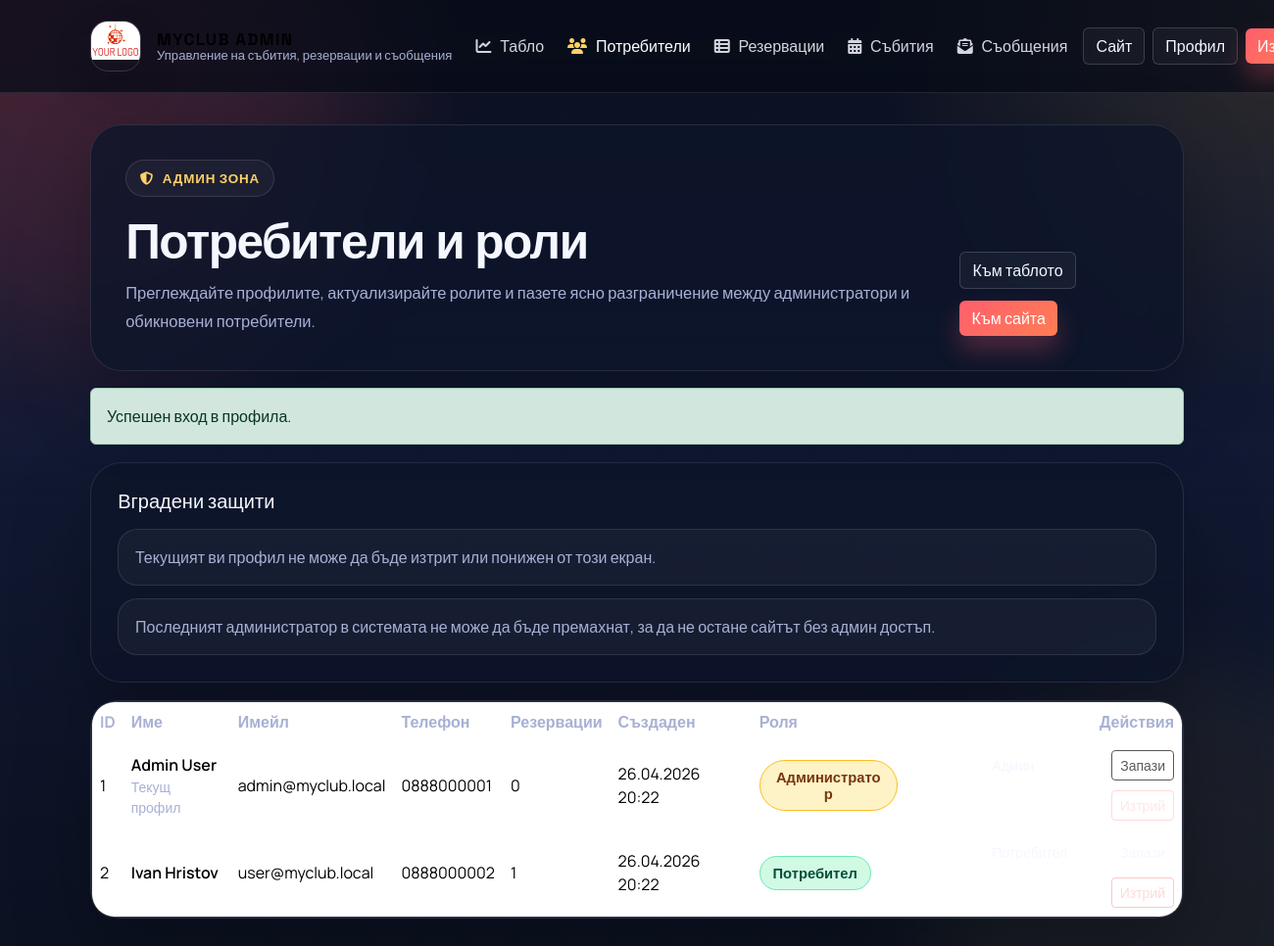
The app's page /CODE/admin/users.php (signed in) with its own data.
### tables this page shows
CREATE TABLE registered_person (
  id_person INT AUTO_INCREMENT PRIMARY KEY,
  first_name_person VARCHAR(100) NOT NULL,
  last_name_person VARCHAR(100) NOT NULL,
  email_person VARCHAR(255) NOT NULL UNIQUE,
  pass_person VARCHAR(255) NOT NULL,
  phone_number_person VARCHAR(20) NULL,
  role ENUM('admin', 'user') NOT NULL DEFAULT 'user',
  created_at DATETIME NOT NULL DEFAULT CURRENT_TIMESTAMP
);

### CODE/includes/bootstrap.php (called while the page is built, shortened)
<?php
function e(mixed $value): string
{
    return htmlspecialchars((string) $value, ENT_QUOTES | ENT_SUBSTITUTE, 'UTF-8');
}
function is_logged_in(): bool
{
    return isset($_SESSION['id_person']);
}
function current_user_id(): ?int
{
    return is_logged_in() ? (int) $_SESSION['id_person'] : null;
}
function format_datetime(?string $value, string $fallback = '-'): string
{
    try {
        $date = new DateTimeImmutable($value);
    } catch (Exception) {
        return $value;
    }
    return $date->format('d.m.Y H:i');
}

### CODE/admin/users.php (the view, shortened to what this page needs)
<?php
require_once dirname(__DIR__) . '/includes/bootstrap.php';
require_once __DIR__ . '/_chrome.php';
$connection = db();
$currentAdminId = current_user_id();
$users = $connection->query(
    "SELECT u.id_person,
            u.first_name_person,
            u.last_name_person,
            u.email_person,
            u.phone_number_person,
            u.role,
            u.created_at,
            COUNT(r.id_reservation) AS reservation_count
     FROM registered_person u
     LEFT JOIN reservation r ON r.id_person = u.id_person
     GROUP BY u.id_person, u.first_name_person, u.last_name_person, u.email_person, u.phone_number_person, u.role, u.created_at
     ORDER BY CASE WHEN u.role = 'admin' THEN 0 ELSE 1 END, u.created_at DESC"
)->fetchAll();
$adminCount = count(array_filter($users, static fn(array $user): bool => $user['role'] === 'admin'));
$actions = '<a href="dashboard.php" class="btn btn-ghost-light">Към таблото</a>'
    . '<a href="../index.php" class="btn btn-brand">Към сайта</a>';
?>
<section class="admin-card">
  <h2 class="h5 mb-3">Вградени защити</h2>
  <ul class="admin-note-list">
    <li>Текущият ви профил не може да бъде изтрит или понижен от този екран.</li>
    <li>Последният администратор в системата не може да бъде премахнат, за да не остане сайтът без админ достъп.</li>
  </ul>
</section>
<section class="admin-card p-0">
  <div class="admin-table-shell">
    <div class="table-responsive">
      <table class="table align-middle">
        <thead>
          <tr>
            <th>ID</th>
            <th>Име</th>
            <th>Имейл</th>
            <th>Телефон</th>
            <th>Резервации</th>
            <th>Създаден</th>
            <th>Роля</th>
            <th class="text-end">Действия</th>
          </tr>
        </thead>
        <tbody>
          <?php foreach ($users as $user): ?>
            <?php
            $isSelf = (int) $user['id_person'] === $currentAdminId;
            $isLastAdmin = $user['role'] === 'admin' && $adminCount <= 1;
            ?>
            <tr>
              <td data-label="ID"><?= (int) $user['id_person'] ?></td>
              <td data-label="Име">
                <div class="fw-semibold"><?= e($user['first_name_person'] . ' ' . $user['last_name_person']) ?></div>
                <?php if ($isSelf): ?>
                  <div class="text-muted small">Текущ профил</div>
                <?php endif; ?>
              </td>
              <td data-label="Имейл"><?= e($user['email_person']) ?></td>
              <td data-label="Телефон"><?= e($user['phone_number_person'] ?: '-') ?></td>
              <td data-label="Резервации"><?= (int) $user['reservation_count'] ?></td>
              <td data-label="Създаден"><?= e(format_datetime($user['created_at'])) ?></td>
              <td class="status-cell" data-label="Роля">
                <span class="status-pill <?= $user['role'] === 'admin' ? 'is-warning' : 'is-success' ?>">
                  <?= e($user['role'] === 'admin' ? 'Администратор' : 'Потребител') ?>
                </span>
              </td>
              <td class="text-end" data-label="Действия">
                <div class="admin-inline-actions">
                  <form method="post" class="d-inline-flex gap-2 align-items-center">
                    <select name="role" class="form-select form-select-sm" <?= $isSelf ? 'disabled' : '' ?>>
                      <option value="user" <?= $user['role'] === 'user' ? 'selected' : '' ?>>Потребител</option>
                      <option value="admin" <?= $user['role'] === 'admin' ? 'selected' : '' ?>>Админ</option>
                    </select>
                    <button type="submit" class="btn btn-sm btn-ghost-light" <?= $isSelf ? 'disabled' : '' ?>>Запази</button>
                  </form>
                  <form method="post" class="d-inline" onsubmit="return confirm('Сигурни ли сте, че искате да изтриете този потребител?');">
                    <button type="submit" class="btn btn-sm btn-outline-danger" <?= ($isSelf || $isLastAdmin) ? 'disabled' : '' ?>>Изтрий</button>
                  </form>
                </div>
              </td>
            </tr>
          <?php endforeach; ?>
        </tbody>
      </table>
    </div>
  </div>
</section>

### CODE/css/site-refresh.css (style rules this page uses)
:root { --bg: #0b1020; --bg-soft: #11172b; --panel: rgba(14, 21, 42, 0.78); --panel-strong: rgba(12, 17, 34, 0.92); --line: rgba(255, 255, 255, 0.1); --line-strong: rgba(255, 255, 255, 0.16); --text: #f5f7ff; --muted: #a8b0d4; --accent: #ff5f6d; --accent-strong: #ff7d54; --accent-alt: #ffd166; --success: #2fd38b; --warning: #ffbf69; --danger: #ff6b6b; --shadow: 0 30px 80px rgba(0, 0, 0, 0.28); --shadow-soft: 0 18px 40px rgba(0, 0, 0, 0.2); --radius-lg: 32px; --radius-md: 22px; --radius-sm: 16px; }
html { scroll-behavior: smooth; }
body.brand-body { position: relative; min-height: 100vh; margin: 0; font-family: "Manrope", sans-serif; color: var(--text); background: radial-gradient(circle at top left, rgba(255, 95, 109, 0.16), transparent 30%), radial-gradient(circle at top right, rgba(255, 209, 102, 0.14), transparent 25%), linear-gradient(180deg, #0c1121 0%, #111933 45%, #0b1120 100%); }
body.brand-body::before, body.brand-body::after { content: ""; position: fixed; z-index: 0; width: 32rem; height: 32rem; border-radius: 50%; filter: blur(60px); opacity: 0.5; pointer-events: none; }
body.brand-body::before { top: -10rem; left: -8rem; background: rgba(255, 95, 109, 0.18); }
body.brand-body::after { right: -10rem; bottom: -12rem; background: rgba(255, 209, 102, 0.12); }
.btn-brand { border: none; color: #fff; background: linear-gradient(135deg, var(--accent), var(--accent-strong)); box-shadow: 0 14px 26px rgba(255, 95, 109, 0.28); }
.btn-ghost-light { border: 1px solid var(--line-strong); color: var(--text); background: rgba(255, 255, 255, 0.04); }
.meta-pill, .status-pill { display: inline-flex; align-items: center; justify-content: center; flex-wrap: wrap; gap: 0.45rem; max-width: 100%; padding: 0.5rem 0.8rem; border-radius: 999px; border: 1px solid var(--line); background: rgba(255, 255, 255, 0.05); color: var(--muted); font-size: 0.92rem; font-weight: 800; line-height: 1.15; text-align: center; overflow-wrap: anywhere; }
.status-pill.is-success { color: #064e3b; border-color: #6ee7b7; background: #d1fae5; }
.status-pill.is-warning { color: #78350f; border-color: #fbbf24; background: #fef3c7; }
.admin-card { border: 1px solid var(--line); border-radius: var(--radius-lg); background: var(--panel); box-shadow: var(--shadow); padding: clamp(1.25rem, 2.6vw, 1.7rem); }
.admin-card.p-0 { padding: 0; }
.admin-card h2, .admin-card h3, .admin-card strong, .admin-card label, .admin-card .table { color: var(--text); }
.admin-note-list, .admin-detail-list { display: grid; gap: 0.8rem; margin: 0; padding: 0; list-style: none; }
.admin-note-list li, .admin-detail-list li { padding: 1rem 1.05rem; border: 1px solid var(--line); border-radius: 20px; background: rgba(255, 255, 255, 0.04); color: var(--muted); }
.admin-table-shell { overflow: hidden; border: 1px solid var(--line); border-radius: 24px; background: rgba(255, 255, 255, 0.03); }
.admin-table-shell .table { margin-bottom: 0; color: var(--text); }
.admin-table-shell th { color: var(--muted); border-color: var(--line) !important; }
.admin-table-shell td { border-color: rgba(255, 255, 255, 0.06) !important; }
.admin-page .text-muted, .admin-page .table .text-muted, .admin-page small.text-muted { color: var(--muted) !important; }
.admin-page .form-control, .admin-page .form-select { border-color: var(--line); background: rgba(255, 255, 255, 0.05); color: var(--text); }
.admin-page .btn-outline-danger { color: #ffd9d9; border-color: rgba(255, 107, 107, 0.38); }
.admin-inline-actions { display: flex; flex-wrap: wrap; gap: 0.65rem; justify-content: flex-end; }

### records on screen
registered_person: id_person "1", first_name_person+last_name_person "Admin User", shows "Текущ профил", email_person "admin@myclub.local", phone_number_person "0888000001", reservation_count "0", created_at "26.04.2026 20:22", role "Администратор", role "Админ"
registered_person: id_person "2", first_name_person+last_name_person "Ivan Hristov", email_person "user@myclub.local", phone_number_person "0888000002", reservation_count "1", created_at "26.04.2026 20:22", role "Потребител"

### other values on screen
$item['label'] "Табло"
$item['label'] "Потребители"
$item['label'] "Резервации"
$item['label'] "Събития"
$item['label'] "Съобщения"
$heading "Потребители и роли"
$subtitle "Преглеждайте профилите, актуализирайте ролите и пазете ясно разграничение между администратори и обикновени потребители."
$flash['message'] "Успешен вход в профила."
